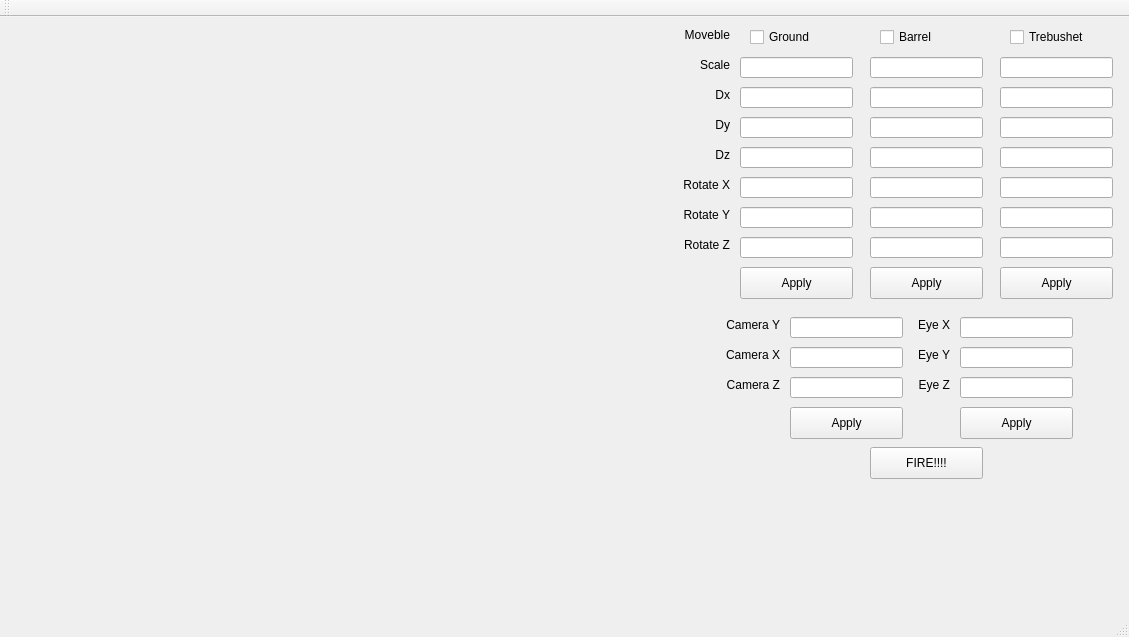
<?xml version="1.0" encoding="UTF-8"?>
<ui version="4.0">
 <class>MainWindow</class>
 <widget class="QMainWindow" name="MainWindow">
  <property name="geometry">
   <rect>
    <x>0</x>
    <y>0</y>
    <width>1129</width>
    <height>637</height>
   </rect>
  </property>
  <property name="windowTitle">
   <string>MainWindow</string>
  </property>
  <widget class="QWidget" name="centralWidget">
   <widget class="QWidget" name="gridLayoutWidget">
    <property name="geometry">
     <rect>
      <x>10</x>
      <y>10</y>
      <width>561</width>
      <height>561</height>
     </rect>
    </property>
    <layout class="QGridLayout" name="gridLayout">
     <property name="sizeConstraint">
      <enum>QLayout::SetMaximumSize</enum>
     </property>
    </layout>
   </widget>
   <widget class="QCheckBox" name="checkBox">
    <property name="geometry">
     <rect>
      <x>750</x>
      <y>10</y>
      <width>87</width>
      <height>20</height>
     </rect>
    </property>
    <property name="text">
     <string>Ground</string>
    </property>
   </widget>
   <widget class="QCheckBox" name="checkBox_2">
    <property name="geometry">
     <rect>
      <x>880</x>
      <y>10</y>
      <width>87</width>
      <height>20</height>
     </rect>
    </property>
    <property name="text">
     <string>Barrel</string>
    </property>
   </widget>
   <widget class="QCheckBox" name="checkBox_3">
    <property name="geometry">
     <rect>
      <x>1010</x>
      <y>10</y>
      <width>87</width>
      <height>20</height>
     </rect>
    </property>
    <property name="text">
     <string>Trebushet</string>
    </property>
   </widget>
   <widget class="QLineEdit" name="scale_ground">
    <property name="geometry">
     <rect>
      <x>740</x>
      <y>40</y>
      <width>113</width>
      <height>21</height>
     </rect>
    </property>
   </widget>
   <widget class="QLineEdit" name="scale_barrel">
    <property name="geometry">
     <rect>
      <x>870</x>
      <y>40</y>
      <width>113</width>
      <height>21</height>
     </rect>
    </property>
   </widget>
   <widget class="QLineEdit" name="scale_trebushet">
    <property name="geometry">
     <rect>
      <x>1000</x>
      <y>40</y>
      <width>113</width>
      <height>21</height>
     </rect>
    </property>
   </widget>
   <widget class="QPushButton" name="pushButton">
    <property name="geometry">
     <rect>
      <x>740</x>
      <y>250</y>
      <width>113</width>
      <height>32</height>
     </rect>
    </property>
    <property name="text">
     <string>Apply</string>
    </property>
   </widget>
   <widget class="QPushButton" name="pushButton_2">
    <property name="geometry">
     <rect>
      <x>870</x>
      <y>250</y>
      <width>113</width>
      <height>32</height>
     </rect>
    </property>
    <property name="text">
     <string>Apply</string>
    </property>
   </widget>
   <widget class="QPushButton" name="pushButton_3">
    <property name="geometry">
     <rect>
      <x>1000</x>
      <y>250</y>
      <width>113</width>
      <height>32</height>
     </rect>
    </property>
    <property name="text">
     <string>Apply</string>
    </property>
   </widget>
   <widget class="QLabel" name="label">
    <property name="geometry">
     <rect>
      <x>720</x>
      <y>360</y>
      <width>60</width>
      <height>16</height>
     </rect>
    </property>
    <property name="text">
     <string>Camera Z</string>
    </property>
    <property name="alignment">
     <set>Qt::AlignRight|Qt::AlignTrailing|Qt::AlignVCenter</set>
    </property>
   </widget>
   <widget class="QLabel" name="label_2">
    <property name="geometry">
     <rect>
      <x>720</x>
      <y>330</y>
      <width>60</width>
      <height>16</height>
     </rect>
    </property>
    <property name="text">
     <string>Camera X</string>
    </property>
    <property name="alignment">
     <set>Qt::AlignRight|Qt::AlignTrailing|Qt::AlignVCenter</set>
    </property>
   </widget>
   <widget class="QLabel" name="label_3">
    <property name="geometry">
     <rect>
      <x>720</x>
      <y>300</y>
      <width>60</width>
      <height>16</height>
     </rect>
    </property>
    <property name="text">
     <string>Camera Y</string>
    </property>
    <property name="alignment">
     <set>Qt::AlignRight|Qt::AlignTrailing|Qt::AlignVCenter</set>
    </property>
   </widget>
   <widget class="QLineEdit" name="dx_ground">
    <property name="geometry">
     <rect>
      <x>740</x>
      <y>70</y>
      <width>113</width>
      <height>21</height>
     </rect>
    </property>
   </widget>
   <widget class="QLineEdit" name="dy_ground">
    <property name="geometry">
     <rect>
      <x>740</x>
      <y>100</y>
      <width>113</width>
      <height>21</height>
     </rect>
    </property>
   </widget>
   <widget class="QLineEdit" name="dz_ground">
    <property name="geometry">
     <rect>
      <x>740</x>
      <y>130</y>
      <width>113</width>
      <height>21</height>
     </rect>
    </property>
   </widget>
   <widget class="QLabel" name="label_4">
    <property name="geometry">
     <rect>
      <x>670</x>
      <y>40</y>
      <width>60</width>
      <height>16</height>
     </rect>
    </property>
    <property name="text">
     <string>Scale</string>
    </property>
    <property name="alignment">
     <set>Qt::AlignRight|Qt::AlignTrailing|Qt::AlignVCenter</set>
    </property>
   </widget>
   <widget class="QLineEdit" name="dx_barrel">
    <property name="geometry">
     <rect>
      <x>870</x>
      <y>70</y>
      <width>113</width>
      <height>21</height>
     </rect>
    </property>
   </widget>
   <widget class="QLineEdit" name="dy_barrel">
    <property name="geometry">
     <rect>
      <x>870</x>
      <y>100</y>
      <width>113</width>
      <height>21</height>
     </rect>
    </property>
   </widget>
   <widget class="QLineEdit" name="dz_barrel">
    <property name="geometry">
     <rect>
      <x>870</x>
      <y>130</y>
      <width>113</width>
      <height>21</height>
     </rect>
    </property>
   </widget>
   <widget class="QLineEdit" name="dx_trebushet">
    <property name="geometry">
     <rect>
      <x>1000</x>
      <y>70</y>
      <width>113</width>
      <height>21</height>
     </rect>
    </property>
   </widget>
   <widget class="QLineEdit" name="dy_trebushet">
    <property name="geometry">
     <rect>
      <x>1000</x>
      <y>100</y>
      <width>113</width>
      <height>21</height>
     </rect>
    </property>
   </widget>
   <widget class="QLineEdit" name="dz_trebushet">
    <property name="geometry">
     <rect>
      <x>1000</x>
      <y>130</y>
      <width>113</width>
      <height>21</height>
     </rect>
    </property>
   </widget>
   <widget class="QLabel" name="label_5">
    <property name="geometry">
     <rect>
      <x>670</x>
      <y>10</y>
      <width>60</width>
      <height>16</height>
     </rect>
    </property>
    <property name="text">
     <string>Moveble</string>
    </property>
    <property name="alignment">
     <set>Qt::AlignRight|Qt::AlignTrailing|Qt::AlignVCenter</set>
    </property>
   </widget>
   <widget class="QLabel" name="label_6">
    <property name="geometry">
     <rect>
      <x>670</x>
      <y>70</y>
      <width>60</width>
      <height>16</height>
     </rect>
    </property>
    <property name="text">
     <string>Dx</string>
    </property>
    <property name="alignment">
     <set>Qt::AlignRight|Qt::AlignTrailing|Qt::AlignVCenter</set>
    </property>
   </widget>
   <widget class="QLabel" name="label_7">
    <property name="geometry">
     <rect>
      <x>670</x>
      <y>100</y>
      <width>60</width>
      <height>16</height>
     </rect>
    </property>
    <property name="text">
     <string>Dy</string>
    </property>
    <property name="alignment">
     <set>Qt::AlignRight|Qt::AlignTrailing|Qt::AlignVCenter</set>
    </property>
   </widget>
   <widget class="QLabel" name="label_8">
    <property name="geometry">
     <rect>
      <x>670</x>
      <y>130</y>
      <width>60</width>
      <height>16</height>
     </rect>
    </property>
    <property name="text">
     <string>Dz</string>
    </property>
    <property name="alignment">
     <set>Qt::AlignRight|Qt::AlignTrailing|Qt::AlignVCenter</set>
    </property>
   </widget>
   <widget class="QLineEdit" name="rotate_x_ground">
    <property name="geometry">
     <rect>
      <x>740</x>
      <y>160</y>
      <width>113</width>
      <height>21</height>
     </rect>
    </property>
   </widget>
   <widget class="QLineEdit" name="rotate_z_barrel">
    <property name="geometry">
     <rect>
      <x>870</x>
      <y>220</y>
      <width>113</width>
      <height>21</height>
     </rect>
    </property>
   </widget>
   <widget class="QLabel" name="label_9">
    <property name="geometry">
     <rect>
      <x>670</x>
      <y>190</y>
      <width>60</width>
      <height>16</height>
     </rect>
    </property>
    <property name="text">
     <string>Rotate Y</string>
    </property>
    <property name="alignment">
     <set>Qt::AlignRight|Qt::AlignTrailing|Qt::AlignVCenter</set>
    </property>
   </widget>
   <widget class="QLineEdit" name="rotate_x_barrel">
    <property name="geometry">
     <rect>
      <x>870</x>
      <y>160</y>
      <width>113</width>
      <height>21</height>
     </rect>
    </property>
   </widget>
   <widget class="QLabel" name="label_10">
    <property name="geometry">
     <rect>
      <x>670</x>
      <y>160</y>
      <width>60</width>
      <height>16</height>
     </rect>
    </property>
    <property name="text">
     <string>Rotate X</string>
    </property>
    <property name="alignment">
     <set>Qt::AlignRight|Qt::AlignTrailing|Qt::AlignVCenter</set>
    </property>
   </widget>
   <widget class="QLineEdit" name="rotate_x_trebushet">
    <property name="geometry">
     <rect>
      <x>1000</x>
      <y>160</y>
      <width>113</width>
      <height>21</height>
     </rect>
    </property>
   </widget>
   <widget class="QLineEdit" name="rotate_y_barrel">
    <property name="geometry">
     <rect>
      <x>870</x>
      <y>190</y>
      <width>113</width>
      <height>21</height>
     </rect>
    </property>
   </widget>
   <widget class="QLineEdit" name="rotate_y_ground">
    <property name="geometry">
     <rect>
      <x>740</x>
      <y>190</y>
      <width>113</width>
      <height>21</height>
     </rect>
    </property>
   </widget>
   <widget class="QLineEdit" name="rotate_z_trebushet">
    <property name="geometry">
     <rect>
      <x>1000</x>
      <y>220</y>
      <width>113</width>
      <height>21</height>
     </rect>
    </property>
   </widget>
   <widget class="QLineEdit" name="rotate_z_ground">
    <property name="geometry">
     <rect>
      <x>740</x>
      <y>220</y>
      <width>113</width>
      <height>21</height>
     </rect>
    </property>
   </widget>
   <widget class="QLineEdit" name="rotate_y_trebushet">
    <property name="geometry">
     <rect>
      <x>1000</x>
      <y>190</y>
      <width>113</width>
      <height>21</height>
     </rect>
    </property>
   </widget>
   <widget class="QLabel" name="label_11">
    <property name="geometry">
     <rect>
      <x>670</x>
      <y>220</y>
      <width>60</width>
      <height>16</height>
     </rect>
    </property>
    <property name="text">
     <string>Rotate Z</string>
    </property>
    <property name="alignment">
     <set>Qt::AlignRight|Qt::AlignTrailing|Qt::AlignVCenter</set>
    </property>
   </widget>
   <widget class="QLineEdit" name="x_target">
    <property name="geometry">
     <rect>
      <x>960</x>
      <y>300</y>
      <width>113</width>
      <height>21</height>
     </rect>
    </property>
   </widget>
   <widget class="QLabel" name="label_12">
    <property name="geometry">
     <rect>
      <x>890</x>
      <y>330</y>
      <width>60</width>
      <height>16</height>
     </rect>
    </property>
    <property name="text">
     <string>Eye Y</string>
    </property>
    <property name="alignment">
     <set>Qt::AlignRight|Qt::AlignTrailing|Qt::AlignVCenter</set>
    </property>
   </widget>
   <widget class="QLabel" name="labd">
    <property name="geometry">
     <rect>
      <x>890</x>
      <y>300</y>
      <width>60</width>
      <height>16</height>
     </rect>
    </property>
    <property name="text">
     <string>Eye X</string>
    </property>
    <property name="alignment">
     <set>Qt::AlignRight|Qt::AlignTrailing|Qt::AlignVCenter</set>
    </property>
   </widget>
   <widget class="QLineEdit" name="y_target">
    <property name="geometry">
     <rect>
      <x>960</x>
      <y>330</y>
      <width>113</width>
      <height>21</height>
     </rect>
    </property>
   </widget>
   <widget class="QLineEdit" name="z_target">
    <property name="geometry">
     <rect>
      <x>960</x>
      <y>360</y>
      <width>113</width>
      <height>21</height>
     </rect>
    </property>
   </widget>
   <widget class="QLabel" name="lab">
    <property name="geometry">
     <rect>
      <x>890</x>
      <y>360</y>
      <width>60</width>
      <height>16</height>
     </rect>
    </property>
    <property name="text">
     <string>Eye Z</string>
    </property>
    <property name="alignment">
     <set>Qt::AlignRight|Qt::AlignTrailing|Qt::AlignVCenter</set>
    </property>
   </widget>
   <widget class="QPushButton" name="pushButton_4">
    <property name="geometry">
     <rect>
      <x>960</x>
      <y>390</y>
      <width>113</width>
      <height>32</height>
     </rect>
    </property>
    <property name="text">
     <string>Apply</string>
    </property>
   </widget>
   <widget class="QPushButton" name="pushButton_5">
    <property name="geometry">
     <rect>
      <x>870</x>
      <y>430</y>
      <width>113</width>
      <height>32</height>
     </rect>
    </property>
    <property name="text">
     <string>FIRE!!!!</string>
    </property>
   </widget>
   <widget class="QLineEdit" name="lineEdit">
    <property name="geometry">
     <rect>
      <x>790</x>
      <y>360</y>
      <width>113</width>
      <height>21</height>
     </rect>
    </property>
   </widget>
   <widget class="QLineEdit" name="lineEdit_2">
    <property name="geometry">
     <rect>
      <x>790</x>
      <y>330</y>
      <width>113</width>
      <height>21</height>
     </rect>
    </property>
   </widget>
   <widget class="QLineEdit" name="lineEdit_3">
    <property name="geometry">
     <rect>
      <x>790</x>
      <y>300</y>
      <width>113</width>
      <height>21</height>
     </rect>
    </property>
   </widget>
   <widget class="QPushButton" name="pushButton_6">
    <property name="geometry">
     <rect>
      <x>790</x>
      <y>390</y>
      <width>113</width>
      <height>32</height>
     </rect>
    </property>
    <property name="text">
     <string>Apply</string>
    </property>
   </widget>
  </widget>
  <widget class="QStatusBar" name="statusBar"/>
  <widget class="QMenuBar" name="menuBar">
   <property name="geometry">
    <rect>
     <x>0</x>
     <y>0</y>
     <width>1129</width>
     <height>22</height>
    </rect>
   </property>
  </widget>
  <widget class="QToolBar" name="mainToolBar">
   <attribute name="toolBarArea">
    <enum>TopToolBarArea</enum>
   </attribute>
   <attribute name="toolBarBreak">
    <bool>false</bool>
   </attribute>
  </widget>
 </widget>
 <layoutdefault spacing="6" margin="11"/>
 <resources/>
 <connections/>
</ui>
